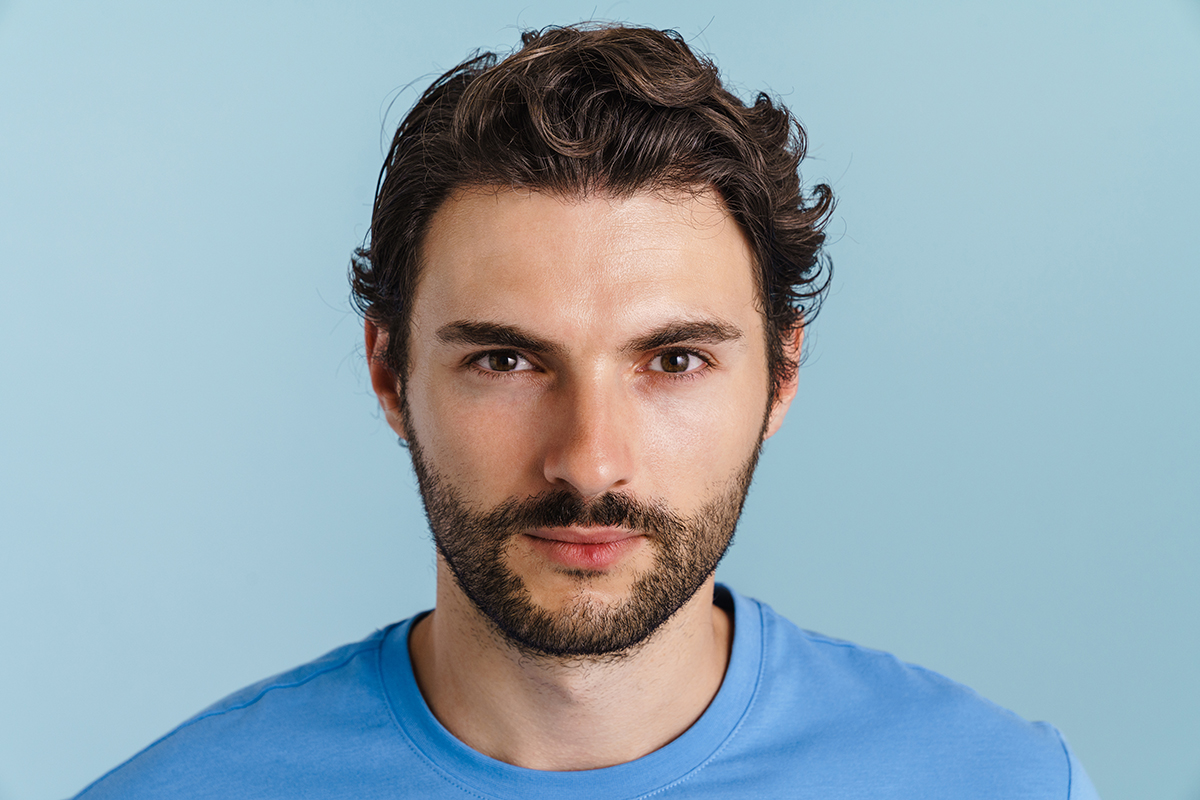
#> input picture 3image.jpg, 1200 x 800 px
$ python 3.6.py
#> lines starting #> are read from the running program, lines starting #| are printed output that depends on the picture
import cv2

img = cv2.imread("3image.jpg")
#> img is the input picture: shape (800, 1200, 3); mean B, G, R 178.8, 168.4, 148.8
(centerX, centerY) = (img.shape[1] // 2, img.shape[0] // 2)
#> centerX = 600; centerY = 400
#b
cv2.circle(img, (500, 370), 30,(0,0,255),-1)
cv2.circle(img, (680, 370), 30,(0,0,255),-1)
#c
cv2.rectangle(img, (500,500), (670, 570), (0, 255, 0), -1)
#d
cv2.circle(img, (centerX, centerY), 230, (255, 0, 0), 2)
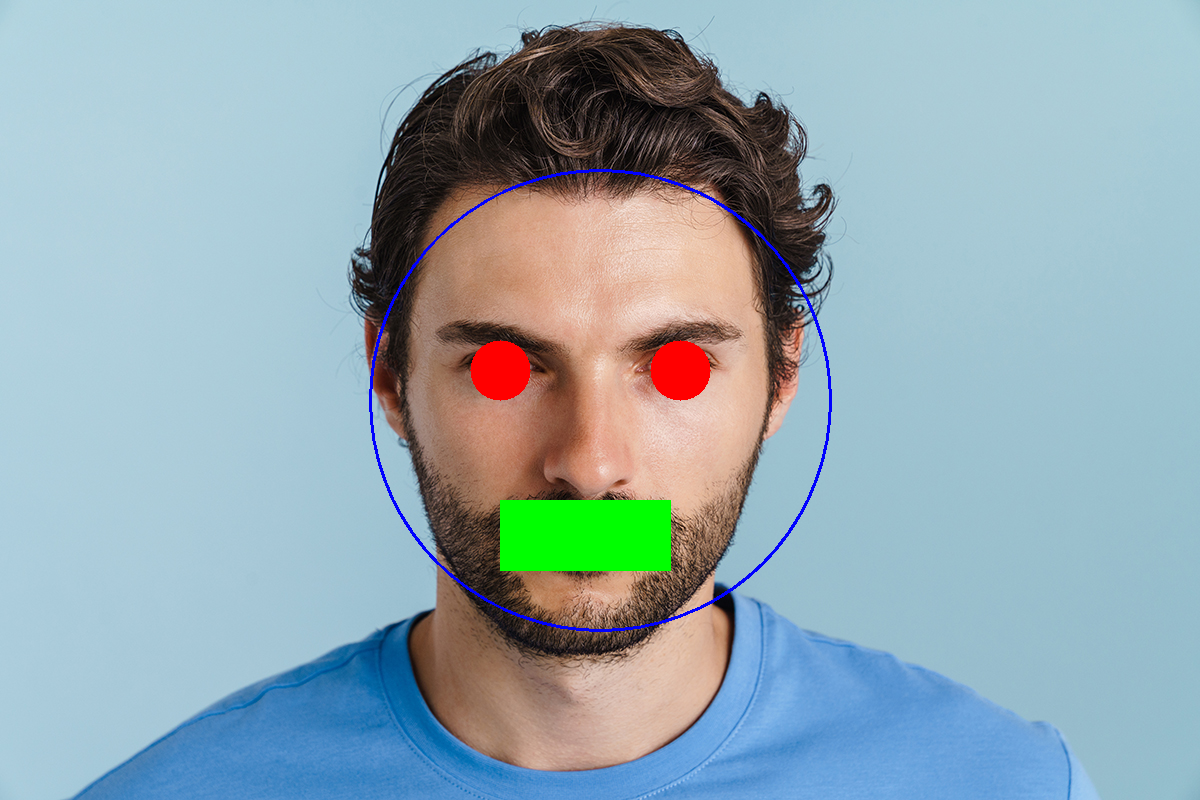
#> img: shape (800, 1200, 3); mean B, G, R 178.1, 169.6, 147.4

cv2.imshow("6", img)
cv2.waitKey(0)

$ run again, with 4image.jpg copied over 3image.jpg
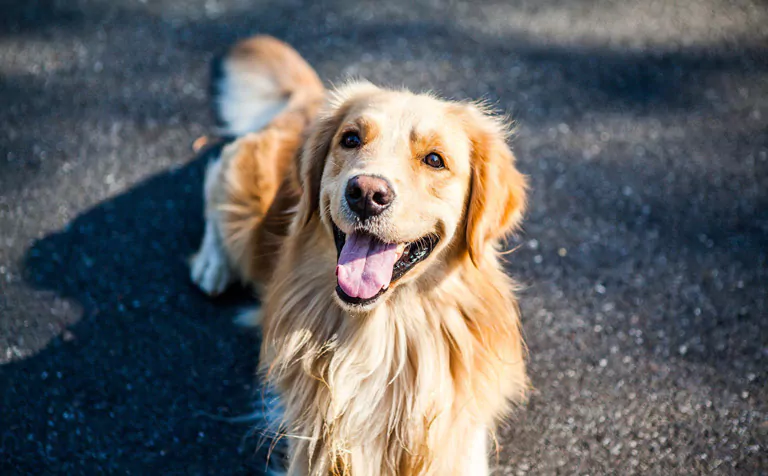
#> input picture 4image.jpg, 768 x 476 px
#> img is the input picture: shape (476, 768, 3); mean B, G, R 99.7, 98.5, 97.9
#> `cv2.circle(img, (centerX, centerY), 230, (255, 0, 0), 2)`:
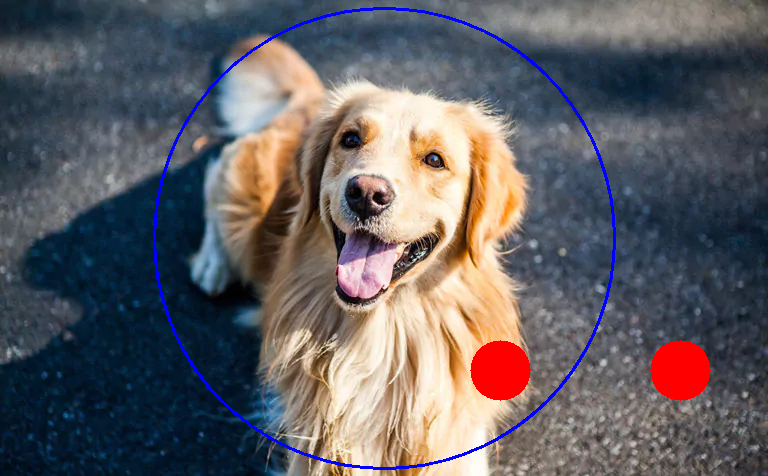
#> img: shape (476, 768, 3); mean B, G, R 99.5, 95.1, 98.3

$ run again, with 6image.jpg copied over 3image.jpg
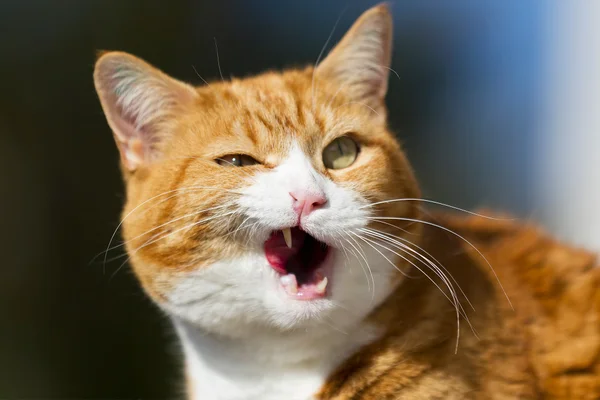
#> input picture 6image.jpg, 600 x 400 px
#> img is the input picture: shape (400, 600, 3); mean B, G, R 79.9, 100.4, 114.6
#> `cv2.circle(img, (centerX, centerY), 230, (255, 0, 0), 2)`:
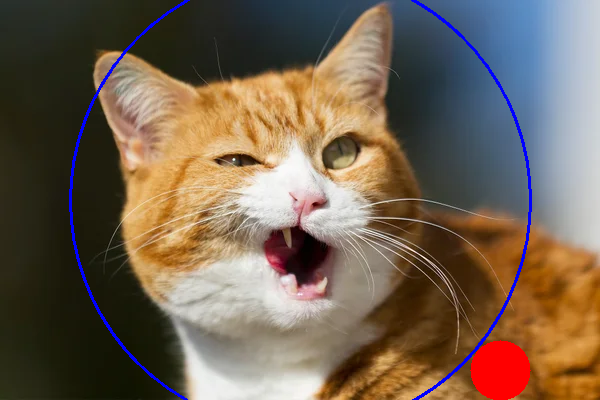
#> img: shape (400, 600, 3); mean B, G, R 81.9, 98.4, 115
